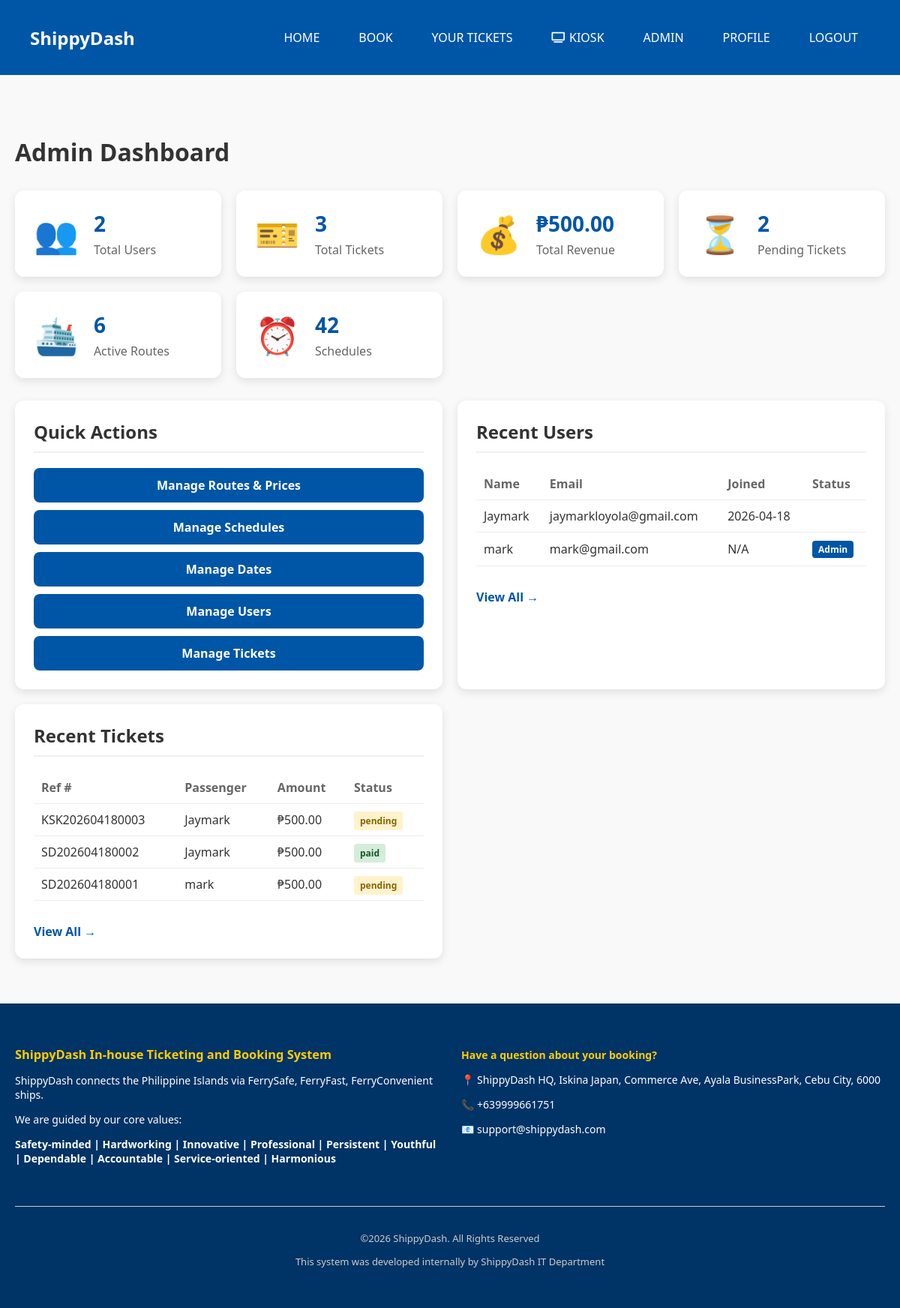
The page /admin (signed in) on the database its author committed.
### ticketingsystem.py (models this page shows, shortened)
class User(db.Model):
    id = db.Column(db.Integer, primary_key=True)
    name = db.Column(db.String(100), nullable=False)
    email = db.Column(db.String(120), unique=True, nullable=False)
    password = db.Column(db.String(200), nullable=False)
    is_admin = db.Column(db.Boolean, default=False)
    is_active = db.Column(db.Boolean, default=True)
    profile_picture = db.Column(db.String(200), nullable=True)
    phone = db.Column(db.String(20), nullable=True)
    address = db.Column(db.String(200), nullable=True)
    created_at = db.Column(db.DateTime, default=datetime.utcnow)
    last_login = db.Column(db.DateTime, nullable=True)
    reset_token = db.Column(db.String(200), nullable=True)
    reset_token_expiry = db.Column(db.DateTime, nullable=True)

class Ticket(db.Model):
    id = db.Column(db.Integer, primary_key=True)
    user_id = db.Column(db.Integer, db.ForeignKey('user.id'), nullable=False)
    passenger_name = db.Column(db.String(100), nullable=False)
    passenger_email = db.Column(db.String(120), nullable=False)
    passenger_phone = db.Column(db.String(20), nullable=True)
    route = db.Column(db.String(200), nullable=False)
    departure_date = db.Column(db.String(50), nullable=False)
    departure_time = db.Column(db.String(50), default="08:00 AM")
    return_date = db.Column(db.String(50), nullable=True)
    return_time = db.Column(db.String(50), nullable=True)
    trip_type = db.Column(db.String(20), nullable=False, default="one-way")
    amount = db.Column(db.Float, nullable=False, default=0.0)
    payment_status = db.Column(db.String(50), default="pending")
    payment_method = db.Column(db.String(50), nullable=True)
    payment_intent_id = db.Column(db.String(100), nullable=True)
    checkout_session_id = db.Column(db.String(100), nullable=True)
    checkout_url = db.Column(db.String(500), nullable=True)
    reference_number = db.Column(db.String(50), unique=True, nullable=True)
    status = db.Column(db.String(50), default="active")
    seat_number = db.Column(db.String(20), nullable=True)
    special_requests = db.Column(db.Text, nullable=True)
    verification_code = db.Column(db.String(20), nullable=True)
    created_at = db.Column(db.DateTime, default=datetime.utcnow)
    updated_at = db.Column(db.DateTime, onupdate=datetime.utcnow)
    user = db.relationship('User', backref=db.backref('tickets', lazy=True))

### ticketingsystem.py (the view)
@app.route('/admin')
@admin_required
def admin_dashboard():
    total_users = User.query.count()
    total_tickets = Ticket.query.count()
    total_revenue = db.session.query(db.func.sum(Ticket.amount)).filter_by(payment_status='paid').scalar() or 0
    pending_tickets = Ticket.query.filter_by(payment_status='pending').count()
    total_routes = FerryRoute.query.count()
    total_schedules = FerrySchedule.query.count()
    recent_users = User.query.order_by(User.created_at.desc()).limit(5).all()
    recent_tickets = Ticket.query.order_by(Ticket.created_at.desc()).limit(5).all()
    return render_template('admin/dashboard.html',
                         total_users=total_users,
                         total_tickets=total_tickets,
                         total_revenue=total_revenue,
                         pending_tickets=pending_tickets,
                         total_routes=total_routes,
                         total_schedules=total_schedules,
                         recent_users=recent_users,
                         recent_tickets=recent_tickets)

### ticketingsystem.py (called while the page is built)
def admin_required(f):
    @wraps(f)
    def decorated_function(*args, **kwargs):
        if 'user_id' not in session:
            flash('Please login to access this page.', 'error')
            return redirect(url_for('login'))
        user = User.query.get(session['user_id'])
        if not user or not user.is_admin:
            flash('You do not have permission to access this page.', 'error')
            return redirect(url_for('home'))
        return f(*args, **kwargs)
    return decorated_function

### Templates/admin/dashboard.html (shortened to what this page needs)
{% extends "base.html" %}
{% block content %}
<div class="admin-container">
    <h1>Admin Dashboard</h1>
    <div class="stats-grid">
        <div class="stat-card">
            <div class="stat-icon">👥</div>
            <div class="stat-details">
                <h3>{{ total_users }}</h3>
                <p>Total Users</p>
            </div>
        </div>
        <div class="stat-card">
            <div class="stat-icon">🎫</div>
            <div class="stat-details">
                <h3>{{ total_tickets }}</h3>
                <p>Total Tickets</p>
            </div>
        </div>
        <div class="stat-card">
            <div class="stat-icon">💰</div>
            <div class="stat-details">
                <h3>₱{{ "%.2f"|format(total_revenue) }}</h3>
                <p>Total Revenue</p>
            </div>
        </div>
        <div class="stat-card">
            <div class="stat-icon">⏳</div>
            <div class="stat-details">
                <h3>{{ pending_tickets }}</h3>
                <p>Pending Tickets</p>
            </div>
        </div>
        <div class="stat-card">
            <div class="stat-icon">🛳️</div>
            <div class="stat-details">
                <h3>{{ total_routes }}</h3>
                <p>Active Routes</p>
            </div>
        </div>
        <div class="stat-card">
            <div class="stat-icon">⏰</div>
            <div class="stat-details">
                <h3>{{ total_schedules }}</h3>
                <p>Schedules</p>
            </div>
        </div>
    </div>
    <div class="admin-grid">
        <div class="admin-card">
            <h2>Quick Actions</h2>
            <div class="quick-actions">
                <a href="{{ url_for('admin_routes') }}" class="action-btn">Manage Routes & Prices</a>
                <a href="{{ url_for('admin_schedules') }}" class="action-btn">Manage Schedules</a>
                <a href="{{ url_for('admin_dates') }}" class="action-btn">Manage Dates</a>
                <a href="{{ url_for('admin_users') }}" class="action-btn">Manage Users</a>
                <a href="{{ url_for('admin_tickets') }}" class="action-btn">Manage Tickets</a>
            </div>
        </div>
        <div class="admin-card">
            <h2>Recent Users</h2>
            <table class="admin-table">
                <thead>
                    <tr>
                        <th>Name</th>
                        <th>Email</th>
                        <th>Joined</th>
                        <th>Status</th>
                    </tr>
                </thead>
                <tbody>
                    {% for user in recent_users %}
                    <tr>
                        <td>{{ user.name }}</td>
                        <td>{{ user.email }}</td>
                        <td>{{ user.created_at.strftime('%Y-%m-%d') if user.created_at else 'N/A' }}</td>
                        <td>
                            {% if user.is_admin %}
                            <span class="badge admin">Admin</span>
                            {% endif %}
                        </td>
                    </tr>
                    {% endfor %}
                </tbody>
            </table>
            <a href="{{ url_for('admin_users') }}" class="view-all">View All →</a>
        </div>
        <div class="admin-card">
            <h2>Recent Tickets</h2>
            <table class="admin-table">
                <thead>
                    <tr>
                        <th>Ref #</th>
                        <th>Passenger</th>
                        <th>Amount</th>
                        <th>Status</th>
                    </tr>
                </thead>
                <tbody>
                    {% for ticket in recent_tickets %}
                    <tr>
                        <td>{{ ticket.reference_number }}</td>
                        <td>{{ ticket.passenger_name }}</td>
                        <td>₱{{ "%.2f"|format(ticket.amount) }}</td>
                        <td>
                            <span class="status-badge status-{{ ticket.payment_status }}">
                                {{ ticket.payment_status }}
                            </span>
                        </td>
                    </tr>
                    {% endfor %}
                </tbody>
            </table>
            <a href="{{ url_for('admin_tickets') }}" class="view-all">View All →</a>
        </div>
    </div>
</div>
{% endblock %}

### static/style.css (style rules this page uses)
body { margin: 0; font-family: 'Segoe UI', sans-serif; background-color: #f9f9f9; color: #333; }
.action-btn { background-color: #ffcc00; border: none; padding: 8px 16px; font-weight: bold; cursor: pointer; border-radius: 6px; }

### Templates/admin/dashboard.html (style rules this page uses)
.admin-container { max-width: 1200px; margin: 40px auto; padding: 20px; }
.stats-grid { display: grid; grid-template-columns: repeat(auto-fit, minmax(250px, 1fr)); gap: 20px; margin: 30px 0; }
.stat-card { background: white; padding: 25px; border-radius: 12px; box-shadow: 0 4px 12px rgba(0,0,0,0.1); display: flex; align-items: center; gap: 20px; }
.stat-icon { font-size: 48px; }
.stat-details h3 { font-size: 28px; margin: 0; color: #0056a6; }
.stat-details p { margin: 5px 0 0; color: #666; }
.admin-grid { display: grid; grid-template-columns: repeat(auto-fit, minmax(400px, 1fr)); gap: 20px; margin-top: 30px; }
.admin-card { background: white; padding: 25px; border-radius: 12px; box-shadow: 0 4px 12px rgba(0,0,0,0.1); }
.admin-card h2 { margin-top: 0; color: #333; border-bottom: 2px solid #f0f0f0; padding-bottom: 10px; }
.quick-actions { display: flex; flex-direction: column; gap: 10px; }
.action-btn { display: block; padding: 12px; background: #0056a6; color: white; text-decoration: none; border-radius: 8px; text-align: center; transition: background 0.3s; }
.admin-table { width: 100%; border-collapse: collapse; margin: 15px 0; }
.admin-table th, .admin-table td { padding: 10px; text-align: left; border-bottom: 1px solid #eee; }
.admin-table th { font-weight: 600; color: #666; }
.badge { display: inline-block; padding: 3px 8px; border-radius: 4px; font-size: 12px; font-weight: bold; }
.badge.admin { background: #0056a6; color: white; }
.view-all { display: inline-block; margin-top: 15px; color: #0056a6; text-decoration: none; font-weight: 600; }
.status-badge { padding: 4px 8px; border-radius: 4px; font-size: 12px; font-weight: bold; }
.status-pending { background: #fff3cd; color: #856404; }
.status-paid { background: #d4edda; color: #155724; }

### rows shown on the page
User: name "Jaymark", email "jaymarkloyola@gmail.com", created_at "2026-04-18"
User: name "mark", email "mark@gmail.com", created_at "N/A", is_admin "Admin"
Ticket: reference_number "KSK202604180003", passenger_name "Jaymark", amount "500.00", payment_status "pending"
Ticket: reference_number "SD202604180002", passenger_name "Jaymark", amount "500.00", payment_status "paid"
Ticket: reference_number "SD202604180001", passenger_name "mark", amount "500.00", payment_status "pending"

### other values the page prints
{{ total_users }} "2"
{{ total_tickets }} "3"
{{ "%.2f"|format(total_revenue) }} "500.00"
{{ pending_tickets }} "2"
{{ total_routes }} "6"
{{ total_schedules }} "42"
